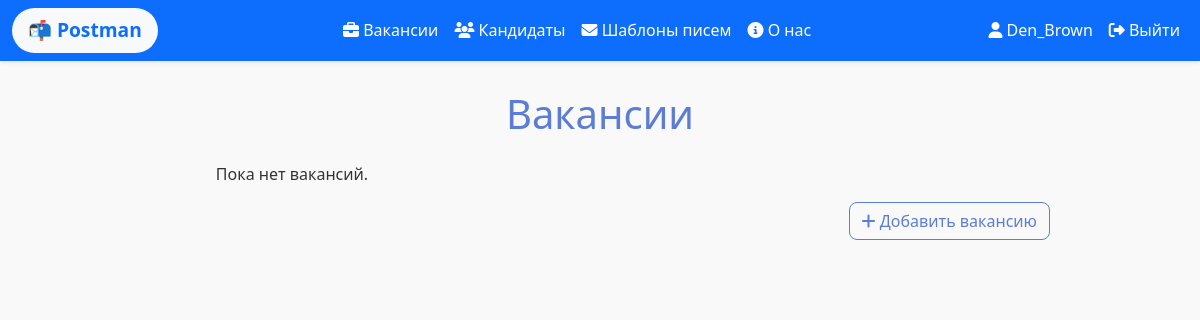
The page /data/vacancies/ (signed in) on the database as committed earlier.
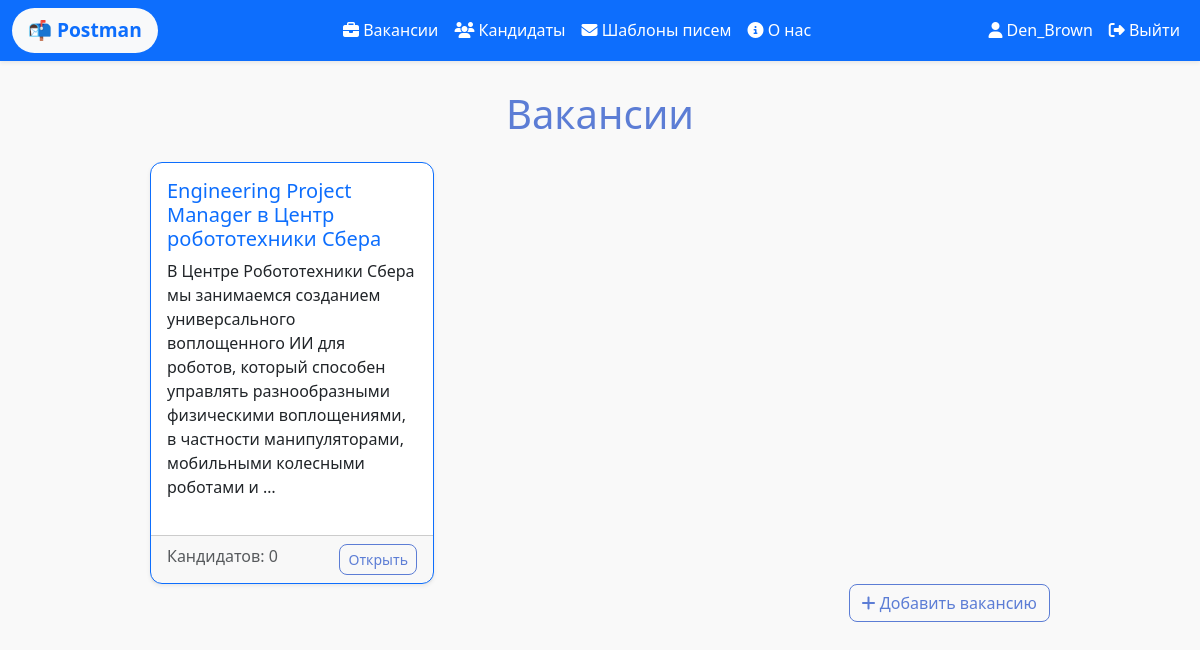
The same page on the database as committed later.
### data/models.py (models this page shows, shortened)
class Vacancy(models.Model):
    title = models.CharField(max_length=100, blank=True)
    description = models.TextField(blank=True)
    user = models.ForeignKey(
        User,
        on_delete=models.SET_NULL,
        null=True,
        blank=True,
        related_name="vacancies",
        verbose_name="Пользователь"
    )
    candidates = models.ManyToManyField(Candidate, related_name='vacancies', blank=True)
    templates = models.ManyToManyField(Template,related_name='vacancies', blank=True)
    class Meta:
        verbose_name = "Вакансия"
        verbose_name_plural = "Вакансии"

### data/views.py (the view)
# urls.py: path('vacancies/', views.vacancies, name='vacancies'), # Список вакансий
@login_required
def vacancies(request):
    vacancies = Vacancy.objects.filter(user=request.user)
    return render(request, 'data/vacancies.html', {'vacancies': vacancies})

### data/templates/data/vacancies.html (shortened to what this page needs)
{% extends "main/base.html" %}
{% block content %}
<h1 class="mb-4">Вакансии</h1>
<div class="row row-cols-1 row-cols-md-2 row-cols-lg-3 g-4">
    {% for vacancy in vacancies %}
    <div class="col">
        <div class="card h-100 border-primary shadow-sm">
            <div class="card-body">
                <h5 class="card-title text-primary">{{ vacancy.title }}</h5>
                <p class="card-text">{{ vacancy.description|truncatewords:25 }}</p>
            </div>
            <div class="card-footer text-muted d-flex justify-content-between">
                <span>Кандидатов: {{ vacancy.candidates.count }}</span>
                <a href="{% url 'vacancy_detail' vacancy.id %}" class="btn btn-sm btn-outline-primary">Открыть</a>
            </div>
        </div>
    </div>
    {% empty %}
    <p>Пока нет вакансий.</p>
    {% endfor %}
</div>
<div class="d-flex justify-content-end mb-3">
    <a href="{% url 'vacancy_create' %}" class="btn btn-outline-primary">
        <i class="fas fa-plus"></i> Добавить вакансию
    </a>
</div>
{% endblock %}

Rows that differ between the two databases and show on the page:
added Vacancy: title "Engineering Project Manager в Центр робототехники Сбера", description "В Центре Робототехники Сбера мы занимаемся созданием универсального воплощенного ИИ для роботов, который способен управлять разнообразными физическими воплощениями, в частности манипуляторами, мобильными колесными роботами и …", candidates.count "0"
Other text that changed with them:
text no longer shown: "Пока нет вакансий."
